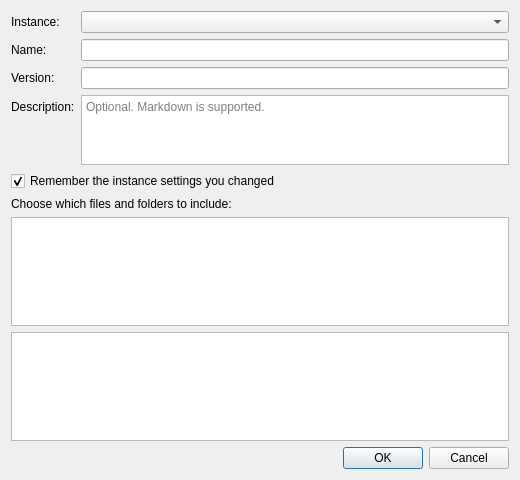
<?xml version="1.0" encoding="UTF-8"?>
<ui version="4.0">
 <class>SaveTemplateDialog</class>
 <widget class="QDialog" name="SaveTemplateDialog">
  <property name="geometry">
   <rect>
    <x>0</x>
    <y>0</y>
    <width>520</width>
    <height>480</height>
   </rect>
  </property>
  <property name="windowTitle">
   <string>Save as Template</string>
  </property>
  <layout class="QVBoxLayout" name="verticalLayout">
   <item>
    <layout class="QFormLayout" name="formLayout">
     <item row="0" column="0">
      <widget class="QLabel" name="instanceLabel">
       <property name="text">
        <string>Instance:</string>
       </property>
      </widget>
     </item>
     <item row="0" column="1">
      <widget class="QComboBox" name="instanceBox"/>
     </item>
     <item row="1" column="0">
      <widget class="QLabel" name="nameLabel">
       <property name="text">
        <string>Name:</string>
       </property>
      </widget>
     </item>
     <item row="1" column="1">
      <widget class="QLineEdit" name="nameEdit"/>
     </item>
     <item row="2" column="0">
      <widget class="QLabel" name="versionLabel">
       <property name="text">
        <string>Version:</string>
       </property>
      </widget>
     </item>
     <item row="2" column="1">
      <widget class="QLineEdit" name="versionEdit"/>
     </item>
     <item row="3" column="0">
      <widget class="QLabel" name="descriptionLabel">
       <property name="text">
        <string>Description:</string>
       </property>
      </widget>
     </item>
     <item row="3" column="1">
      <widget class="QPlainTextEdit" name="descriptionEdit">
       <property name="maximumSize">
        <size>
         <width>16777215</width>
         <height>80</height>
        </size>
       </property>
       <property name="placeholderText">
        <string>Optional. Markdown is supported.</string>
       </property>
      </widget>
     </item>
    </layout>
   </item>
   <item>
    <widget class="QCheckBox" name="settingsCheck">
     <property name="text">
      <string>Remember the instance settings you changed</string>
     </property>
     <property name="checked">
      <bool>true</bool>
     </property>
    </widget>
   </item>
   <item>
    <widget class="QLabel" name="filesLabel">
     <property name="text">
      <string>Choose which files and folders to include:</string>
     </property>
    </widget>
   </item>
   <item>
    <widget class="QTreeWidget" name="filesTree">
     <property name="headerHidden">
      <bool>true</bool>
     </property>
     <property name="selectionMode">
      <enum>QAbstractItemView::NoSelection</enum>
     </property>
     <property name="rootIsDecorated">
      <bool>true</bool>
     </property>
     <property name="itemsExpandable">
      <bool>true</bool>
     </property>
     <column>
      <property name="text">
       <string notr="true">Files</string>
      </property>
     </column>
    </widget>
   </item>
   <item>
    <widget class="QTextBrowser" name="preview"/>
   </item>
   <item>
    <widget class="QDialogButtonBox" name="buttonBox">
     <property name="orientation">
      <enum>Qt::Horizontal</enum>
     </property>
     <property name="standardButtons">
      <set>QDialogButtonBox::Cancel|QDialogButtonBox::Ok</set>
     </property>
    </widget>
   </item>
  </layout>
 </widget>
 <resources/>
 <connections/>
</ui>
